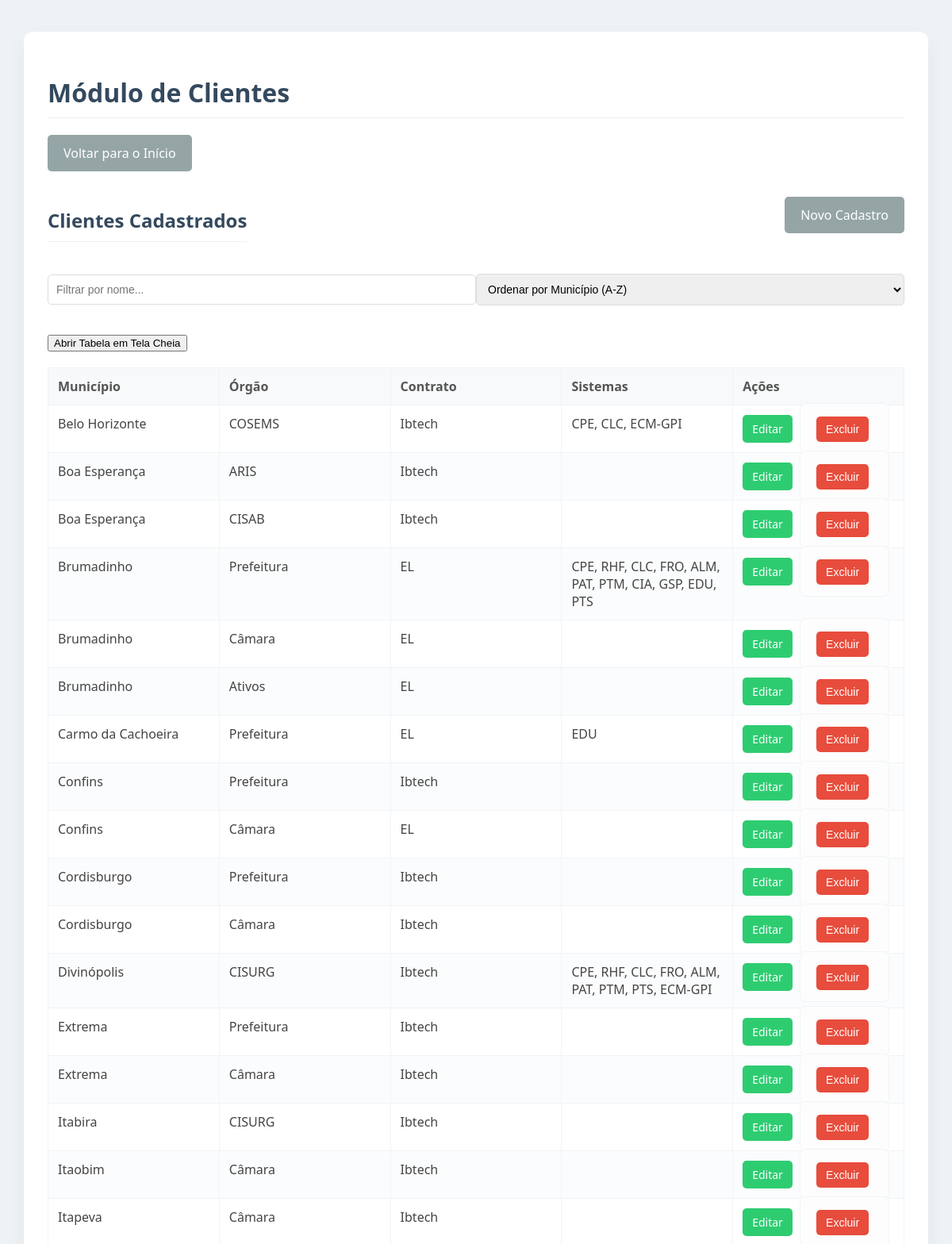
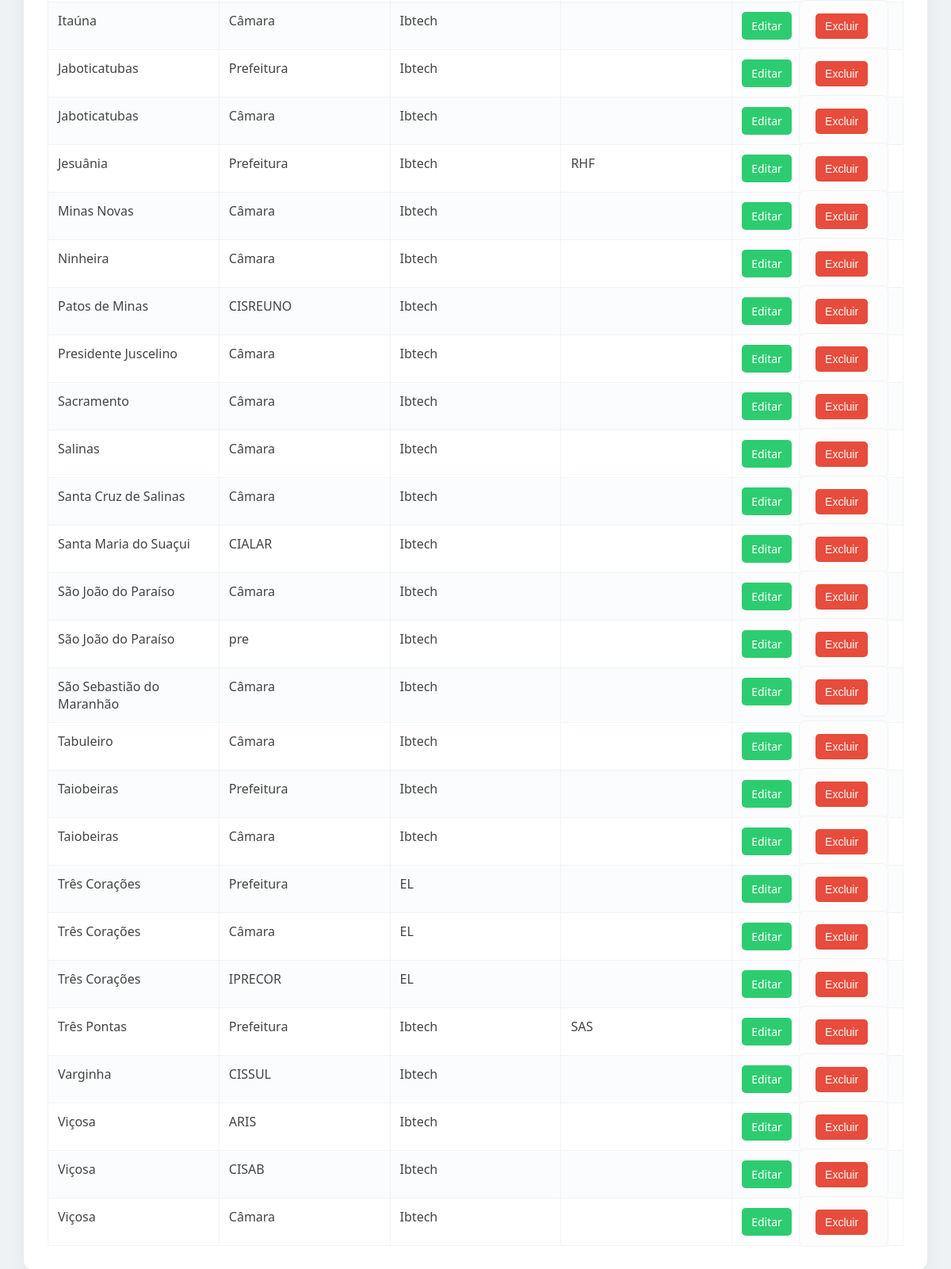
Screenshot of /clientes with the database file from the repository (2 pictures, top to bottom).
### tables this page shows
CREATE TABLE clientes (
            id INTEGER PRIMARY KEY AUTOINCREMENT,
            municipio TEXT NOT NULL,
            orgao TEXT,
            contrato TEXT,
            sistemas TEXT
        );

### app.py (the view)
@app.route('/clientes')
def clientes():
    conn = get_db_connection()
    clientes_data = conn.execute('SELECT * FROM clientes').fetchall()
    conn.close()
    return render_template('clientes.html', clientes=clientes_data)

### app.py (called while the page is built)
def get_db_connection():
    conn = sqlite3.connect('database.db')
    conn.row_factory = sqlite3.Row
    return conn

### templates/clientes.html (shortened to what this page needs)
<!DOCTYPE html>
<html lang="pt-br">
<head>
    <link rel="stylesheet" href="{{ url_for('static', filename='style.css') }}">
</head>
<body>
    <div class="container">
        <h1>Módulo de Clientes</h1>
        <a href="{{ url_for('index') }}" class="button">Voltar para o Início</a>
        <div class="header-actions">
            <h2>Clientes Cadastrados</h2>
            <a href="{{ url_for('new_cliente') }}" class="button">Novo Cadastro</a>
        </div>
        <div class="controls">
            <input type="text" id="filterInput" placeholder="Filtrar por nome...">
            <select id="sortSelect">
                <option value="0">Ordenar por Município (A-Z)</option>
            </select>
        </div>
        <button onclick="abrirTelaCheia('tabela-clientes')">Abrir Tabela em Tela Cheia</button>
        <table id="tabela-clientes" border="1">
            <thead>
                <tr>
                    <th>Município</th>
                    <th>Órgão</th>
                    <th>Contrato</th>
                    <th>Sistemas</th>
                    <th>Ações</th>
                </tr>
            </thead>
            <tbody>
                {% for cliente in clientes %}
                <tr>
                    <td>{{ cliente[1] }}</td>
                    <td>{{ cliente[2] }}</td>
                    <td>{{ cliente[3] }}</td>
                    <td>{{ cliente[4] }}</td>
                    <td class="actions">
                        <a href="{{ url_for('edit_cliente', id=cliente[0]) }}">Editar</a>
                        <form action="{{ url_for('delete_cliente', id=cliente[0]) }}" method="post" style="display:inline;">
                            <button type="submit" onclick="return confirm('Tem certeza que deseja excluir este cliente?');">Excluir</button>
                        </form>
                    </td>
                </tr>
                {% endfor %}
            </tbody>
        </table>
    </div>
</body>
</html>

### static/style.css (style rules this page uses)
body { font-family: 'Segoe UI', Tahoma, Geneva, Verdana, sans-serif; background-color: #eef2f5; margin: 0; padding: 0; color: #444; }
.container { max-width: 90%; margin: 40px auto; background: #fff; padding: 30px; border-radius: 12px; box-shadow: 0 10px 25px rgba(0, 0, 0, 0.05); }
h1, h2 { color: #34495e; border-bottom: 1px solid #ecf0f1; padding-bottom: 10px; margin-top: 25px; }
form { background: #fdfdfd; padding: 20px; border-radius: 8px; margin-bottom: 20px; border: 1px solid #f0f4f7; }
input[type="text"], input[type="email"], input[type="tel"], input[type="date"], input[type="number"], select, textarea { width: 100%; padding: 10px; margin-bottom: 15px; border: 1px solid #ddd; border-radius: 5px; box-sizing: border-box; font-size: 14px; transition: border-color 0.3s; }
button[type="submit"] { background-color: #3498db; color: white; padding: 12px 20px; border: none; border-radius: 5px; cursor: pointer; font-size: 16px; transition: background-color 0.3s; }
table { width: 100%; border-collapse: collapse; margin-top: 20px; table-layout: fixed; }
th, td { padding: 12px; border: 1px solid #f0f4f7; text-align: left; vertical-align: top; word-wrap: break-word; }
th { background-color: #f7f9fb; font-weight: 600; color: #555; }
tr:nth-child(even) { background-color: #fbfcfd; }
.actions a, .actions button { display: inline-block; padding: 8px 12px; margin-right: 5px; border: none; border-radius: 5px; text-decoration: none; color: white; cursor: pointer; font-size: 14px; transition: background-color 0.3s; }
.actions a { background-color: #2ecc71; }
.actions button { background-color: #e74c3c; }
a.button { display: inline-block; padding: 12px 20px; background-color: #95a5a6; color: white; text-decoration: none; border-radius: 5px; margin-bottom: 20px; transition: background-color 0.3s; }
.header-actions { display: flex; justify-content: space-between; align-items: center; margin-bottom: 20px; }
.controls { display: flex; justify-content: space-between; align-items: center; margin-bottom: 20px; }

### rows the page displays
clientes: municipio "Brumadinho", orgao "Prefeitura", contrato "EL", sistemas "CPE, RHF, CLC, FRO, ALM, PAT, PTM, CIA, GSP, EDU, PTS"
clientes: municipio "Belo Horizonte", orgao "COSEMS", contrato "Ibtech", sistemas "CPE, CLC, ECM-GPI"
clientes: municipio "Boa Esperança", orgao "ARIS", contrato "Ibtech"
clientes: municipio "Boa Esperança", orgao "CISAB", contrato "Ibtech"
clientes: municipio "Brumadinho", orgao "Câmara", contrato "EL"
clientes: municipio "Brumadinho", orgao "Ativos", contrato "EL"
clientes: municipio "Carmo da Cachoeira", orgao "Prefeitura", contrato "EL", sistemas "EDU"
clientes: municipio "Confins", orgao "Prefeitura", contrato "Ibtech"
clientes: municipio "Confins", orgao "Câmara", contrato "EL"
clientes: municipio "Cordisburgo", orgao "Prefeitura", contrato "Ibtech"
clientes: municipio "Cordisburgo", orgao "Câmara", contrato "Ibtech"
clientes: municipio "Divinópolis", orgao "CISURG", contrato "Ibtech", sistemas "CPE, RHF, CLC, FRO, ALM, PAT, PTM, PTS, ECM-GPI"
clientes: municipio "Extrema", orgao "Prefeitura", contrato "Ibtech"
clientes: municipio "Extrema", orgao "Câmara", contrato "Ibtech"
clientes: municipio "Itabira", orgao "CISURG", contrato "Ibtech"
clientes: municipio "Itapeva", orgao "Câmara", contrato "Ibtech"
clientes: municipio "Itaúna", orgao "Câmara", contrato "Ibtech"
clientes: municipio "Itaobim", orgao "Câmara", contrato "Ibtech"
clientes: municipio "Jaboticatubas", orgao "Prefeitura", contrato "Ibtech"
clientes: municipio "Jaboticatubas", orgao "Câmara", contrato "Ibtech"
clientes: municipio "Jesuânia", orgao "Prefeitura", contrato "Ibtech", sistemas "RHF"
clientes: municipio "Viçosa", orgao "ARIS", contrato "Ibtech"
clientes: municipio "Viçosa", orgao "CISAB", contrato "Ibtech"
clientes: municipio "Viçosa", orgao "Câmara", contrato "Ibtech"
clientes: municipio "Varginha", orgao "CISSUL", contrato "Ibtech"
clientes: municipio "Três Pontas", orgao "Prefeitura", contrato "Ibtech", sistemas "SAS"
clientes: municipio "Três Corações", orgao "Prefeitura", contrato "EL"
clientes: municipio "Três Corações", orgao "Câmara", contrato "EL"
clientes: municipio "Três Corações", orgao "IPRECOR", contrato "EL"
clientes: municipio "Taiobeiras", orgao "Prefeitura", contrato "Ibtech"
clientes: municipio "Taiobeiras", orgao "Câmara", contrato "Ibtech"
clientes: municipio "Tabuleiro", orgao "Câmara", contrato "Ibtech"
clientes: municipio "São Sebastião do Maranhão", orgao "Câmara", contrato "Ibtech"
clientes: municipio "São João do Paraíso", orgao "Câmara", contrato "Ibtech"
clientes: municipio "São João do Paraíso", orgao "pre", contrato "Ibtech"
clientes: municipio "Santa Maria do Suaçui", orgao "CIALAR", contrato "Ibtech"
clientes: municipio "Santa Cruz de Salinas", orgao "Câmara", contrato "Ibtech"
clientes: municipio "Salinas", orgao "Câmara", contrato "Ibtech"
clientes: municipio "Sacramento", orgao "Câmara", contrato "Ibtech"
clientes: municipio "Presidente Juscelino", orgao "Câmara", contrato "Ibtech"
clientes: municipio "Patos de Minas", orgao "CISREUNO", contrato "Ibtech"
clientes: municipio "Ninheira", orgao "Câmara", contrato "Ibtech"
clientes: municipio "Minas Novas", orgao "Câmara", contrato "Ibtech"
